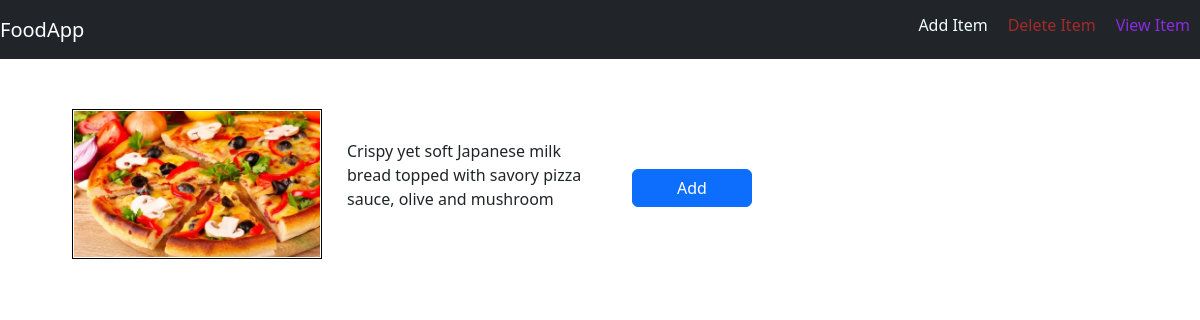
The page /food/1/ on the database its author committed.
### food/models.py (models this page shows, shortened)
class Item(models.Model):
    item_name=models.CharField(max_length=50)
    item_desc=models.CharField(max_length=100)
    item_price=models.FloatField()
    item_image=models.CharField(max_length=500,default="https://cdn-icons-png.flaticon.com/512/1147/1147805.png")

### food/views.py (the view)
# urls.py: path('<int:item_id>/', views.detail, name='detail'),
def detail(request,item_id):
    item=Item.objects.get(pk=item_id)
    context={
        'item':item,
    }
    return render(request,'food/item_detail.html',context)

### food/templates/food/item_detail.html
{% extends 'food/base.html' %}
{% block body %}
<div class="container w-100" style="margin-top:30px">
    <div class="row">
        <div class="col-md-3">
            <img src="../../static/food/{{item.item_name}}.jpg" width="250px" height="150px" class="image_class">
        </div>
        <div class="col-md-3 offset md-2" style="margin-left:20px">
            <p>{{item.item_desc}}</p>
        </div>
        <div class="col-md-3" >
            <button  class="btn btn-primary" style="margin-top:80px; width:120px">Add</button></div>
    </div>
</div>
{% endblock %}

### food/static/food/index_style.css (style rules this page uses)
.image_class { border:1px solid black !important; margin-top:20px; padding: 1px; margin-left: 30px; margin-bottom:10px; }
p { margin-top:50px; }

### rows shown on the page
Item: item_name (picture), item_desc "Crispy yet soft Japanese milk bread topped with savory pizza sauce, olive and mushroom"
